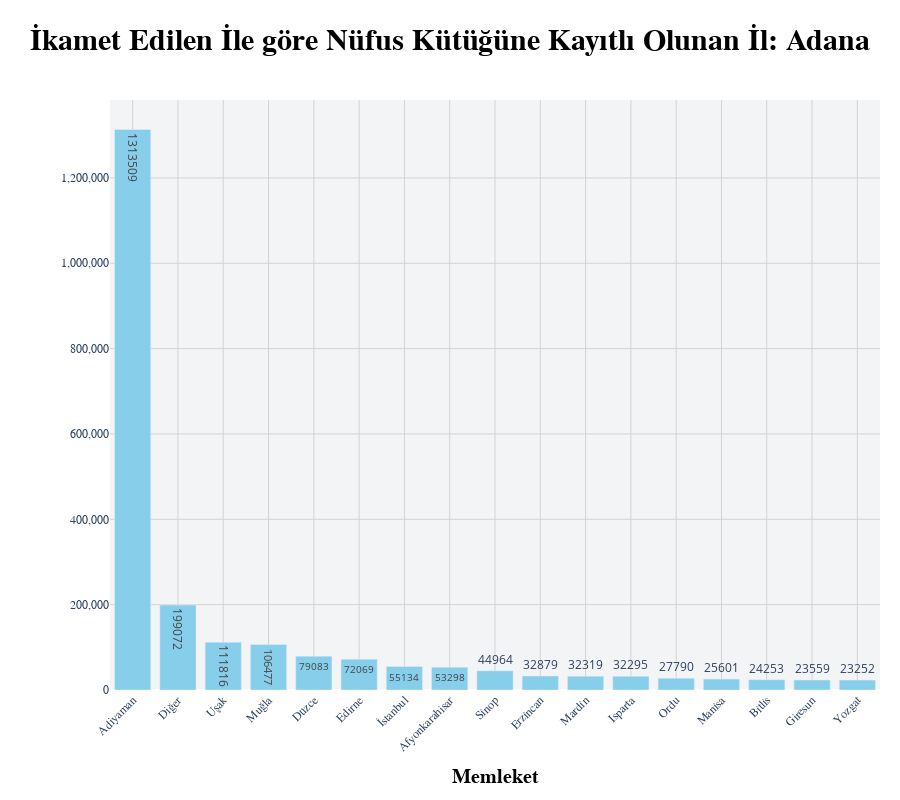

The cell this chart's notebook holds for it:
### Code cell
# Create a bar chart
fig_bar = go.Figure(
    data=[
        go.Bar(
            name="",
            x=labels_grouped_sorted,
            y=values_grouped_sorted,
            text=values_grouped_sorted,
            textposition='auto',
            marker=dict(color='skyblue'),
        )
    ]
)

# Update layout for the bar chart
fig_bar.update_layout(
    title_text=f"İkamet Edilen İle göre Nüfus Kütüğüne Kayıtlı Olunan İl: {city_code_map.get(city_code, "Şehir Bulunamadı").capitalize()}",
    title_x=0.5,
    height=800,
    margin=dict(t=100, b=200, l=100, r=100),
    title_xanchor="center",
    xaxis_title="Memleket",
    yaxis_title="",
    xaxis=dict(tickangle=-45),
)

fig_bar.update_layout(design)
fig_bar.show()

### Figure 1 — Plotly figure (JSON) as saved in the notebook; plotly's stock layout.template omitted (floating-point values rounded to 4 significant figures)
{"data": [{"marker": {"color": "skyblue"}, "name": "", "text": ["1313509", "199072", "111816", "106477", "79083", "72069", "55134", "53298", "44964", "32879", "32319", "32295", "27790", "25601", "24253", "23559", "23252"], "textposition": "auto", "type": "bar", "x": ["Adiyaman", "Diğer", "Uşak", "Muğla", "Düzce", "Edi̇rne", "İstanbul", "Afyonkarahi̇sar", "Si̇nop", "Erzi̇ncan", "Mardi̇n", "Isparta", "Ordu", "Mani̇sa", "Bi̇tli̇s", "Gi̇resun", "Yozgat"], "y": [1313509, 199072, 111816, 106477, 79083, 72069, 55134, 53298, 44964, 32879, 32319, 32295, 27790, 25601, 24253, 23559, 23252]}], "layout": {"height": 800, "margin": {"b": 110, "l": 110, "r": 20, "t": 100}, "plot_bgcolor": "#f3f4f6", "title": {"font": {"color": "black", "family": "Verdana", "size": 30, "weight": "bold"}, "text": "İkamet Edilen İle göre Nüfus Kütüğüne Kayıtlı Olunan İl: Adana", "x": 0.5, "xanchor": "center"}, "xaxis": {"gridcolor": "lightgray", "showgrid": true, "tickangle": -45, "tickfont": {"family": "Verdana", "size": 12}, "title": {"font": {"color": "black", "family": "Verdana", "size": 20, "weight": "bold"}, "text": "Memleket"}}, "yaxis": {"gridcolor": "lightgray", "showgrid": true, "tickfont": {"family": "Verdana", "size": 12}, "tickformat": ",", "title": {"font": {"color": "black", "family": "Verdana", "size": 20, "weight": "bold"}, "text": ""}}}}
